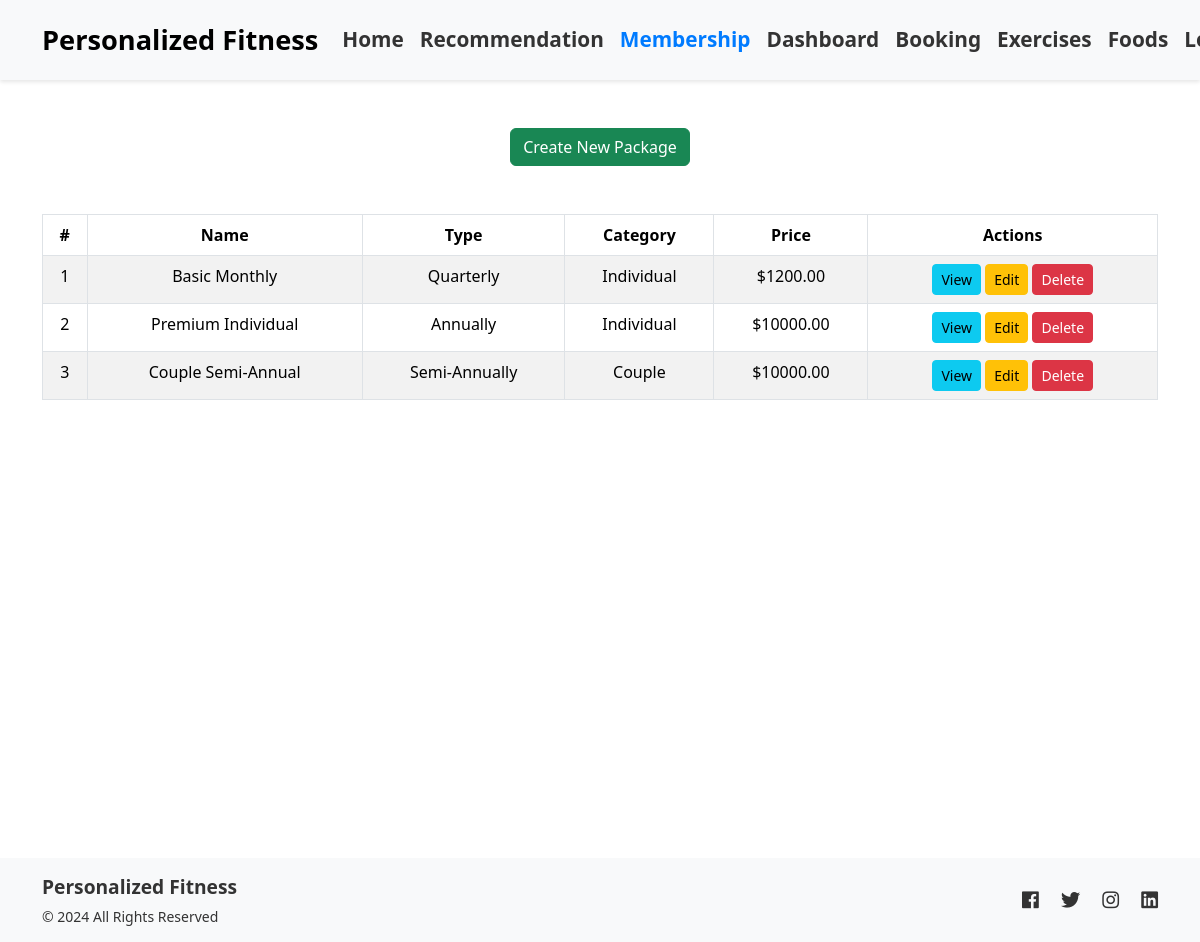
The app's page /membership/packages/ (signed in), older data.
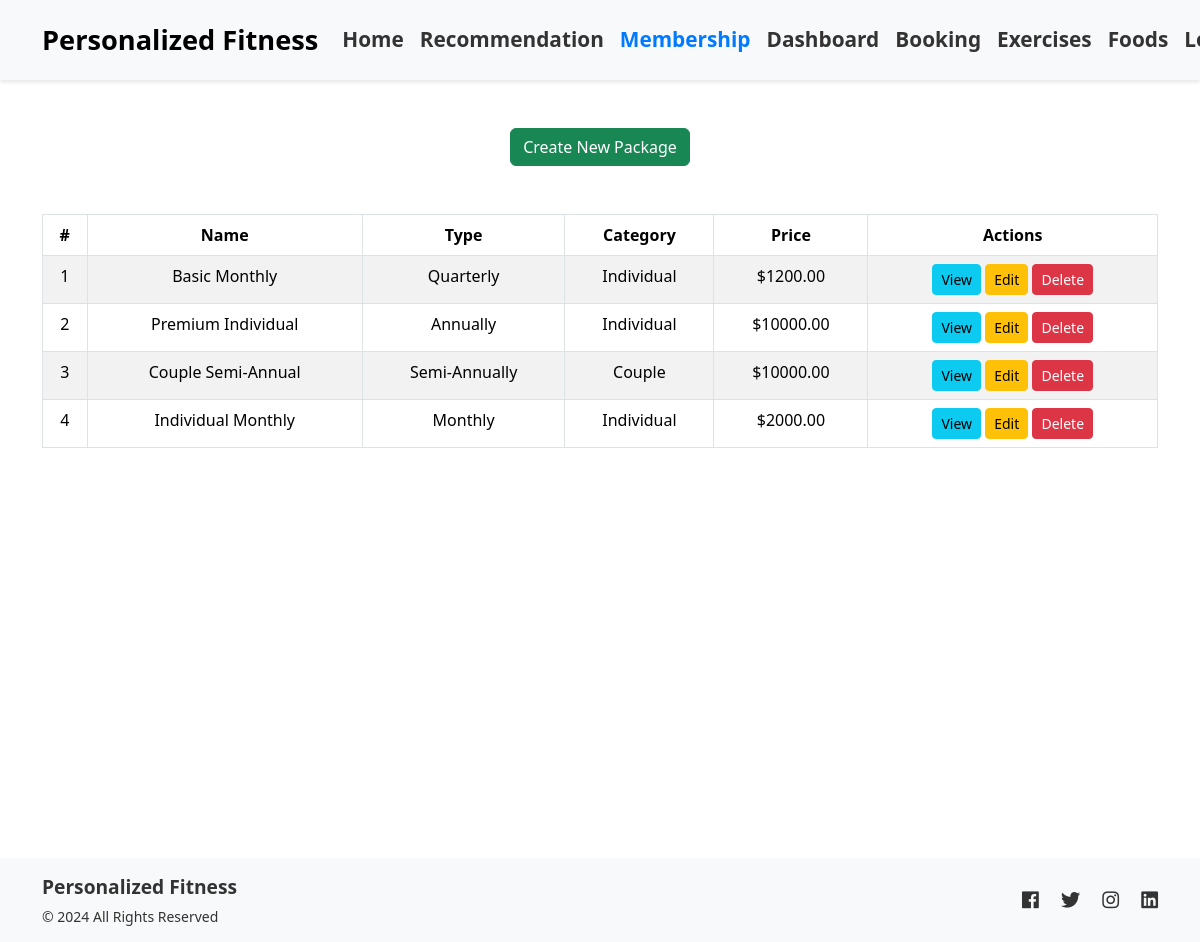
The same page, newer data.
### membership/models.py (models this page shows, shortened)
class Package(models.Model):
    PACKAGE_CHOICES = [
        ('Monthly', 'Monthly'),
        ('Quarterly', 'Quarterly'),
        ('Semi-Annually', 'Semi-Annually'),
        ('Annually', 'Annually'),
    ]
    CATEGORY_CHOICES = [
        ('Individual', 'Individual'),
        ('Student', 'Student'),
        ('Couple', 'Couple'),
        ('Family', 'Family'),
    ]
    name = models.CharField(max_length=50, unique=True)
    description = models.TextField(blank=True, null=True)
    package_type = models.CharField(max_length=20, choices=PACKAGE_CHOICES)
    category = models.CharField(max_length=20, choices=CATEGORY_CHOICES, default='Individual')
    price = models.DecimalField(max_digits=10, decimal_places=2)
    is_active = models.BooleanField(default=True)
    created_at = models.DateTimeField(auto_now_add=True)
    updated_at = models.DateTimeField(auto_now=True)

### membership/views.py (the view)
# urls.py: path('packages/', views.packages, name='packages'),
@login_required(login_url='login')
def packages(request):
    active_packages = Package.objects.filter(is_active=True)
    allpackages = Package.objects.all()
    return render(request, 'packages/package_list.html', {'packages': allpackages,'active_packages':active_packages})

### membership/templates/packages/package_list.html (shortened to what this page needs)
{% extends 'main.html' %}
{% block content %}
{% if user.is_superuser %}
<div class="container py-5 text-center">
    <a href="{% url 'package_create' %}" class="btn btn-success mb-5">Create New Package</a>
    <table class="table table-striped table-bordered">
        <thead>
            <tr>
                <th>#</th>
                <th>Name</th>
                <th>Type</th>
                <th>Category</th>
                <th>Price</th>
                <th>Actions</th>
            </tr>
        </thead>
        <tbody>
            {% for package in packages %}
                <tr>
                    <td>{{ forloop.counter }}</td>
                    <td>{{ package.name }}</td>
                    <td>{{ package.package_type }}</td>
                    <td>{{ package.category }}</td>
                    <td>${{ package.price }}</td>
                    <td>
                        <a href="{% url 'package_detail' package.pk %}" class="btn btn-info btn-sm">View</a>
                        <a href="{% url 'package_update' package.pk %}" class="btn btn-warning btn-sm">Edit</a>
                        <a href="{% url 'package_delete' package.pk %}" class="btn btn-danger btn-sm">Delete</a>
                    </td>
                </tr>
            {% empty %}
                <tr>
                    <td colspan="7" class="text-center">No packages available.</td>
                </tr>
            {% endfor %}
        </tbody>
    </table>
</div>
{% endif %}
{% endblock %}

Row changes from the older to the newer data that the page shows:
added Package: name "Individual Monthly", package_type "Monthly", category "Individual", price "2000.00"
